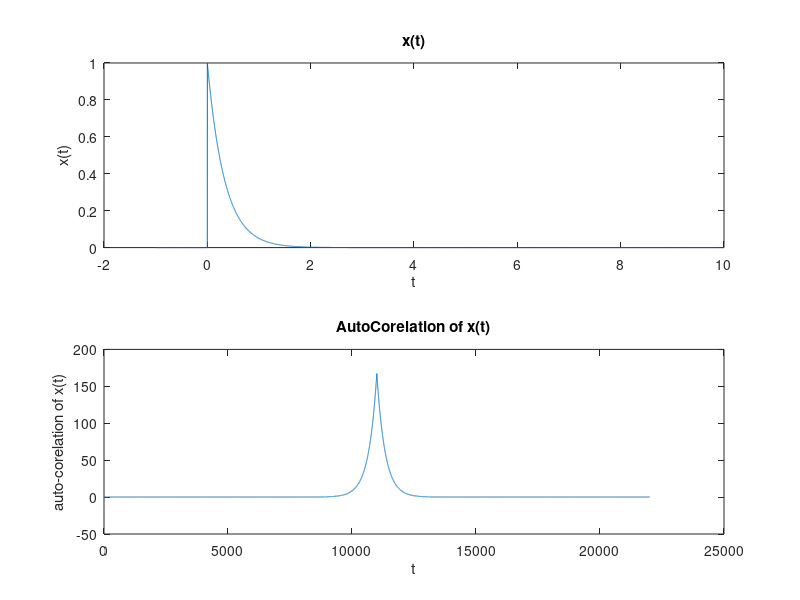

The MATLAB source for this figure:
#assigment_3_problem_4;
#defining steps 
steps = 0.001;


#definig time 
t = -1:steps: 10;


#defining x(t) 
x = exp(-3 .* t) .*(t>= 0)
subplot(2,1,1)
plot(t,x);
title("x(t)");
xlabel("t");
ylabel("x(t)");




#calculating auto- corelation
ato = xcorr(x);
subplot(2,1,2);
plot(ato); #ploting the auto corelation of x(t)
xlabel("t");
ylabel("auto-corelation of x(t)");
title("AutoCorelation of x(t)");
